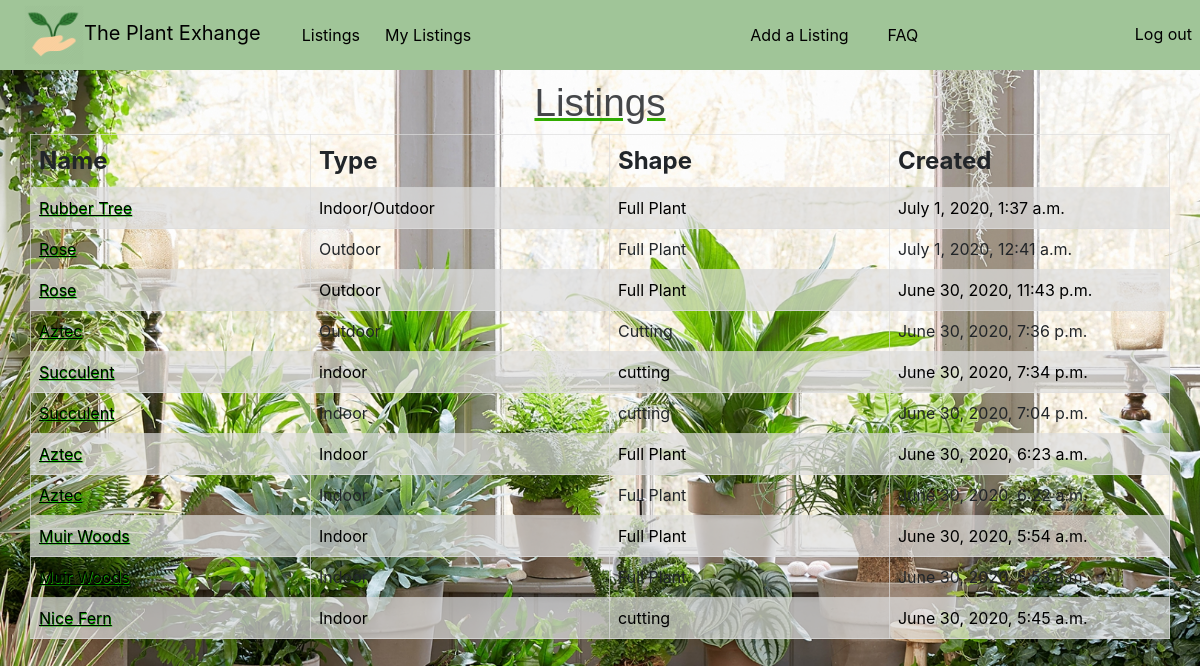
The app's page / (signed in) with its own data.
### plant_exchange/models.py (models this page shows, shortened)
class Plant(models.Model):
    title = models.CharField(max_length=50)
    description = models.CharField(max_length=250, default="This is a succulent")
    display_picture = models.FileField()
    plant_type = models.CharField(max_length = 30, choices=plant_choices, default='Indoor')
    plant_shape = models.CharField(max_length = 30, choices=plant_style, default='Cutting')
    uploader = models.ForeignKey(User,on_delete=models.CASCADE, related_name="plant_uploader")
    created_at = models.DateTimeField(auto_now_add=True)
    updated_at = models.DateTimeField(auto_now=True)

### plant_exchange/views.py (the view)
# urls.py: path("", views.index, name="index"),
def index(request):
    if not request.user.is_authenticated:
        return redirect('login')
    context = {
    'plants' : Plant.objects.all().order_by('-created_at')
    }
    return render(request, "index.html", context)

### plant_exchange/templates/index.html (shortened to what this page needs)
    {% extends "layout.html" %}
    {% block body %}
        <h2 id="listings">Listings</h2>
    <table style="width:100%">
        <tr>
          <th>Name</th>
          <th>Type</th>
          <th>Shape</th>
          <th>Created</th>
        </tr>
        {% for plant in plants %}
        <tr>
          <td><a id="listing_link" href="info/{{plant.id}}">{{plant.title}}</a></td>
          <td>{{plant.plant_type}}</td>
          <td>{{plant.plant_shape}}</td>
          <td>{{plant.created_at}}</td>
        </tr>
        {% endfor %}
      </table>
    {% endblock %}

### plant_exchange/static/style.css (style rules this page uses)
body { background-image: url("./plants.jpg"); height: 100%; background-repeat: no-repeat; background-size: cover; margin-top: 5rem; background-attachment: fixed; }
#listing_link { text-decoration: none; color:rgb(0, 0, 0); text-decoration: underline; text-shadow: .5px .5px #0fb600; }
#listings { text-align: center; font-size: 29pt; font-family: sans-serif; color: #444649; text-decoration: underline; text-decoration-color: rgb(49, 172, 0); }
td, th { border: 1px solid #ddddddb0; text-align: left; padding: 8px; }
th { font-size: 3vh; }
tr:nth-child(even) { background-color: #ddddddb7; color:black; }
td { width:10%; }

### records on screen
Plant: title "Rubber Tree", plant_type "Indoor/Outdoor", plant_shape "Full Plant", created_at "July 1, 2020, 1:37 a.m."
Plant: title "Rose", plant_type "Outdoor", plant_shape "Full Plant", created_at "July 1, 2020, 12:41 a.m."
Plant: title "Rose", plant_type "Outdoor", plant_shape "Full Plant", created_at "June 30, 2020, 11:43 p.m."
Plant: title "Aztec", plant_type "Outdoor", plant_shape "Cutting", created_at "June 30, 2020, 7:36 p.m."
Plant: title "Succulent", plant_type "indoor", plant_shape "cutting", created_at "June 30, 2020, 7:34 p.m."
Plant: title "Succulent", plant_type "Indoor", plant_shape "cutting", created_at "June 30, 2020, 7:04 p.m."
Plant: title "Aztec", plant_type "Indoor", plant_shape "Full Plant", created_at "June 30, 2020, 6:23 a.m."
Plant: title "Aztec", plant_type "Indoor", plant_shape "Full Plant", created_at "June 30, 2020, 6:22 a.m."
Plant: title "Muir Woods", plant_type "Indoor", plant_shape "Full Plant", created_at "June 30, 2020, 5:54 a.m."
Plant: title "Muir Woods", plant_type "Indoor", plant_shape "Full Plant", created_at "June 30, 2020, 5:53 a.m."
Plant: title "Nice Fern", plant_type "Indoor", plant_shape "cutting", created_at "June 30, 2020, 5:45 a.m."
